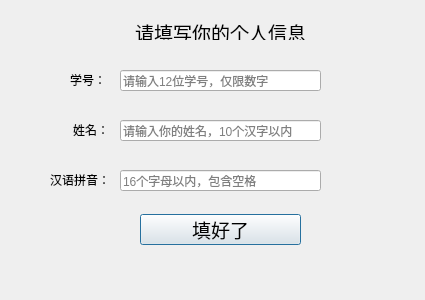
<?xml version="1.0" encoding="UTF-8"?>
<ui version="4.0">
 <class>userInfoDialog</class>
 <widget class="QDialog" name="userInfoDialog">
  <property name="geometry">
   <rect>
    <x>0</x>
    <y>0</y>
    <width>425</width>
    <height>300</height>
   </rect>
  </property>
  <property name="windowTitle">
   <string>OpenCV Face Recognition System - UserInfo</string>
  </property>
  <widget class="QLineEdit" name="cnNameLineEdit">
   <property name="geometry">
    <rect>
     <x>120</x>
     <y>120</y>
     <width>201</width>
     <height>21</height>
    </rect>
   </property>
   <property name="toolTip">
    <string/>
   </property>
   <property name="alignment">
    <set>Qt::AlignLeading|Qt::AlignLeft|Qt::AlignVCenter</set>
   </property>
   <property name="placeholderText">
    <string>请输入你的姓名，10个汉字以内</string>
   </property>
   <property name="clearButtonEnabled">
    <bool>true</bool>
   </property>
  </widget>
  <widget class="QLabel" name="enNameLabel">
   <property name="geometry">
    <rect>
     <x>50</x>
     <y>164</y>
     <width>61</width>
     <height>31</height>
    </rect>
   </property>
   <property name="text">
    <string>汉语拼音：</string>
   </property>
  </widget>
  <widget class="QLabel" name="stuIDLabel">
   <property name="geometry">
    <rect>
     <x>70</x>
     <y>64</y>
     <width>41</width>
     <height>31</height>
    </rect>
   </property>
   <property name="text">
    <string>学号：</string>
   </property>
  </widget>
  <widget class="QLabel" name="cnNameLabel">
   <property name="geometry">
    <rect>
     <x>73</x>
     <y>114</y>
     <width>41</width>
     <height>31</height>
    </rect>
   </property>
   <property name="text">
    <string>姓名：</string>
   </property>
  </widget>
  <widget class="QPushButton" name="okButton">
   <property name="geometry">
    <rect>
     <x>140</x>
     <y>214</y>
     <width>161</width>
     <height>31</height>
    </rect>
   </property>
   <property name="font">
    <font>
     <family>楷体</family>
     <pointsize>14</pointsize>
    </font>
   </property>
   <property name="text">
    <string>填好了</string>
   </property>
  </widget>
  <widget class="QLabel" name="msgLabel">
   <property name="geometry">
    <rect>
     <x>80</x>
     <y>254</y>
     <width>281</width>
     <height>21</height>
    </rect>
   </property>
   <property name="text">
    <string/>
   </property>
   <property name="alignment">
    <set>Qt::AlignCenter</set>
   </property>
  </widget>
  <widget class="QLabel" name="tipLabel">
   <property name="geometry">
    <rect>
     <x>100</x>
     <y>24</y>
     <width>241</width>
     <height>16</height>
    </rect>
   </property>
   <property name="font">
    <font>
     <family>楷体</family>
     <pointsize>14</pointsize>
    </font>
   </property>
   <property name="text">
    <string>请填写你的个人信息</string>
   </property>
   <property name="alignment">
    <set>Qt::AlignCenter</set>
   </property>
  </widget>
  <widget class="QLineEdit" name="enNameLineEdit">
   <property name="geometry">
    <rect>
     <x>120</x>
     <y>170</y>
     <width>201</width>
     <height>21</height>
    </rect>
   </property>
   <property name="toolTip">
    <string/>
   </property>
   <property name="placeholderText">
    <string>16个字母以内，包含空格</string>
   </property>
   <property name="clearButtonEnabled">
    <bool>true</bool>
   </property>
  </widget>
  <widget class="QLineEdit" name="stuIDLineEdit">
   <property name="geometry">
    <rect>
     <x>120</x>
     <y>70</y>
     <width>201</width>
     <height>21</height>
    </rect>
   </property>
   <property name="toolTip">
    <string/>
   </property>
   <property name="placeholderText">
    <string>请输入12位学号，仅限数字</string>
   </property>
   <property name="clearButtonEnabled">
    <bool>true</bool>
   </property>
  </widget>
 </widget>
 <resources/>
 <connections/>
</ui>
